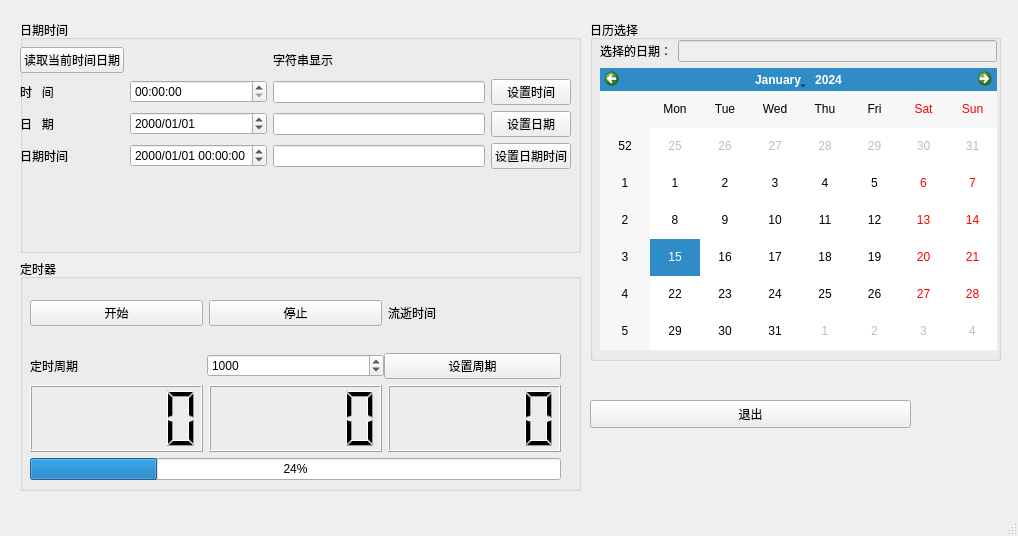
<?xml version="1.0" encoding="UTF-8"?>
<ui version="4.0">
 <class>MainWindow</class>
 <widget class="QMainWindow" name="MainWindow">
  <property name="geometry">
   <rect>
    <x>0</x>
    <y>0</y>
    <width>1018</width>
    <height>536</height>
   </rect>
  </property>
  <property name="windowTitle">
   <string>MainWindow</string>
  </property>
  <widget class="QWidget" name="centralwidget">
   <widget class="QGroupBox" name="groupCalendar">
    <property name="geometry">
     <rect>
      <x>590</x>
      <y>20</y>
      <width>411</width>
      <height>341</height>
     </rect>
    </property>
    <property name="title">
     <string>日历选择</string>
    </property>
    <widget class="QWidget" name="verticalLayoutWidget_2">
     <property name="geometry">
      <rect>
       <x>10</x>
       <y>20</y>
       <width>397</width>
       <height>310</height>
      </rect>
     </property>
     <layout class="QVBoxLayout" name="verticalLayout_3">
      <item>
       <layout class="QFormLayout" name="formLayout_3">
        <item row="0" column="0">
         <widget class="QLabel" name="label_6">
          <property name="text">
           <string>选择的日期：</string>
          </property>
         </widget>
        </item>
        <item row="0" column="1">
         <widget class="QLineEdit" name="editSelectedDate">
          <property name="enabled">
           <bool>false</bool>
          </property>
         </widget>
        </item>
       </layout>
      </item>
      <item>
       <widget class="QCalendarWidget" name="calendarWidget"/>
      </item>
     </layout>
    </widget>
   </widget>
   <widget class="QWidget" name="verticalLayoutWidget_4">
    <property name="geometry">
     <rect>
      <x>20</x>
      <y>20</y>
      <width>561</width>
      <height>471</height>
     </rect>
    </property>
    <layout class="QVBoxLayout" name="verticalLayout_5">
     <item>
      <widget class="QGroupBox" name="groupTime">
       <property name="title">
        <string>日期时间</string>
       </property>
       <widget class="QWidget" name="verticalLayoutWidget">
        <property name="geometry">
         <rect>
          <x>0</x>
          <y>20</y>
          <width>551</width>
          <height>137</height>
         </rect>
        </property>
        <layout class="QVBoxLayout" name="verticalLayout_2">
         <item>
          <layout class="QGridLayout" name="gridLayout_2">
           <item row="3" column="3">
            <widget class="QPushButton" name="btnSetDateTime">
             <property name="text">
              <string>设置日期时间</string>
             </property>
            </widget>
           </item>
           <item row="3" column="1">
            <widget class="QDateTimeEdit" name="dateTimeEdit">
             <property name="displayFormat">
              <string>yyyy/MM/dd HH:mm:ss</string>
             </property>
            </widget>
           </item>
           <item row="2" column="1">
            <widget class="QDateEdit" name="dateEdit">
             <property name="displayFormat">
              <string>yyyy/MM/dd</string>
             </property>
            </widget>
           </item>
           <item row="1" column="1">
            <widget class="QTimeEdit" name="timeEdit">
             <property name="displayFormat">
              <string>HH:mm:ss</string>
             </property>
            </widget>
           </item>
           <item row="0" column="0">
            <widget class="QPushButton" name="btnGetTime">
             <property name="text">
              <string>读取当前时间日期</string>
             </property>
            </widget>
           </item>
           <item row="2" column="0">
            <widget class="QLabel" name="label_4">
             <property name="text">
              <string>日   期</string>
             </property>
            </widget>
           </item>
           <item row="3" column="0">
            <widget class="QLabel" name="label_5">
             <property name="text">
              <string>日期时间</string>
             </property>
            </widget>
           </item>
           <item row="2" column="3">
            <widget class="QPushButton" name="btnSetDate">
             <property name="text">
              <string>设置日期</string>
             </property>
            </widget>
           </item>
           <item row="1" column="0">
            <widget class="QLabel" name="label_3">
             <property name="text">
              <string>时   间</string>
             </property>
            </widget>
           </item>
           <item row="1" column="3">
            <widget class="QPushButton" name="btnSetTime">
             <property name="text">
              <string>设置时间</string>
             </property>
            </widget>
           </item>
           <item row="1" column="2">
            <widget class="QLineEdit" name="editTime">
             <property name="enabled">
              <bool>true</bool>
             </property>
            </widget>
           </item>
           <item row="2" column="2">
            <widget class="QLineEdit" name="editDate">
             <property name="enabled">
              <bool>true</bool>
             </property>
            </widget>
           </item>
           <item row="3" column="2">
            <widget class="QLineEdit" name="editDateTime">
             <property name="enabled">
              <bool>true</bool>
             </property>
            </widget>
           </item>
           <item row="0" column="2">
            <widget class="QLabel" name="labelShowTime">
             <property name="text">
              <string>字符串显示</string>
             </property>
            </widget>
           </item>
          </layout>
         </item>
        </layout>
       </widget>
      </widget>
     </item>
     <item>
      <widget class="QGroupBox" name="groupTimer">
       <property name="title">
        <string>定时器</string>
       </property>
       <widget class="QWidget" name="verticalLayoutWidget_3">
        <property name="geometry">
         <rect>
          <x>10</x>
          <y>20</y>
          <width>531</width>
          <height>201</height>
         </rect>
        </property>
        <layout class="QVBoxLayout" name="verticalLayout_4">
         <item>
          <layout class="QHBoxLayout" name="horizontalLayout_3">
           <item>
            <widget class="QPushButton" name="btnStart">
             <property name="text">
              <string>开始</string>
             </property>
            </widget>
           </item>
           <item>
            <widget class="QPushButton" name="btnStop">
             <property name="text">
              <string>停止</string>
             </property>
            </widget>
           </item>
           <item>
            <widget class="QLabel" name="labelElapse">
             <property name="text">
              <string>流逝时间</string>
             </property>
            </widget>
           </item>
          </layout>
         </item>
         <item>
          <layout class="QHBoxLayout" name="horizontalLayout_2">
           <property name="spacing">
            <number>0</number>
           </property>
           <item>
            <widget class="QLabel" name="label_7">
             <property name="text">
              <string>定时周期</string>
             </property>
            </widget>
           </item>
           <item>
            <widget class="QSpinBox" name="spinInterval">
             <property name="maximum">
              <number>10000</number>
             </property>
             <property name="value">
              <number>1000</number>
             </property>
            </widget>
           </item>
           <item>
            <widget class="QPushButton" name="btnSetInterval">
             <property name="text">
              <string>设置周期</string>
             </property>
            </widget>
           </item>
          </layout>
         </item>
         <item>
          <layout class="QHBoxLayout" name="horizontalLayout">
           <item>
            <widget class="QLCDNumber" name="lcdHour"/>
           </item>
           <item>
            <widget class="QLCDNumber" name="lcdMin"/>
           </item>
           <item>
            <widget class="QLCDNumber" name="lcdSec"/>
           </item>
          </layout>
         </item>
         <item>
          <widget class="QProgressBar" name="progressBar">
           <property name="value">
            <number>24</number>
           </property>
          </widget>
         </item>
        </layout>
       </widget>
      </widget>
     </item>
    </layout>
   </widget>
   <widget class="QPushButton" name="pushButton_7">
    <property name="geometry">
     <rect>
      <x>590</x>
      <y>400</y>
      <width>321</width>
      <height>28</height>
     </rect>
    </property>
    <property name="text">
     <string>退出</string>
    </property>
   </widget>
  </widget>
  <widget class="QMenuBar" name="menubar">
   <property name="geometry">
    <rect>
     <x>0</x>
     <y>0</y>
     <width>1018</width>
     <height>26</height>
    </rect>
   </property>
  </widget>
  <widget class="QStatusBar" name="statusbar"/>
 </widget>
 <resources/>
 <connections/>
</ui>
